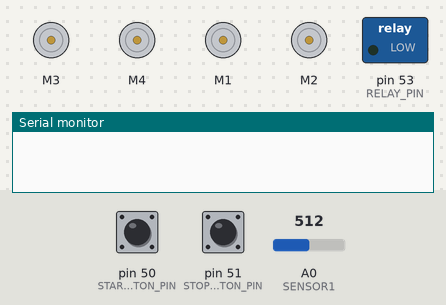
This sketch was run on a simulated Arduino Mega 2560, built with avr-gcc and run on an emulated ATmega2560. Shown: 4 × DC motor (green arrow = forward, orange = backward, longer = faster), switched loads named in the sketch (green lamp = pin HIGH), the last lines printed to the serial monitor. The test bench sets the inputs (shaded band); at power-on: pin 50 (START_BUTTON_PIN) HIGH, pin 51 (STOP_BUTTON_PIN) HIGH, A0 (SENSOR1) = 512.

Above: at 1.2 s.
1.3 s: pin 50 (START_BUTTON_PIN) pulled LOW for 0.15 s
4.4 s: pin 51 (STOP_BUTTON_PIN) pulled LOW for 0.15 s
6.0 s: pin 51 (STOP_BUTTON_PIN) pulled LOW for 1 s
At 9.0 s:
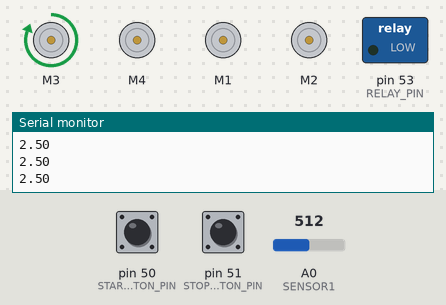
9.3 s: pin 51 (STOP_BUTTON_PIN) pulled LOW for 3.2 s
At 10.3 s:
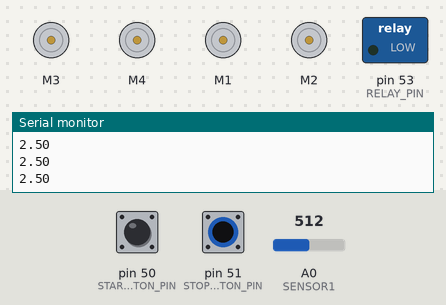
Timing chart, 0 to 12.3 s (numbered marks = the images above; inputs shaded):
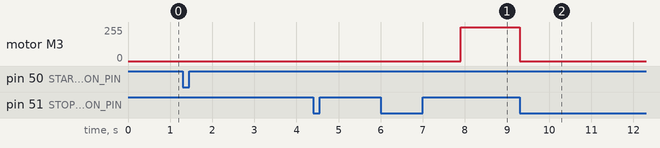

Measured:
- after the input at 6.0 s, motor M3: stopped → forward 255/255 after 1.9 s
- after the input at 9.3 s, motor M3: forward 255/255 → stopped at once

The sketch:

main.ino
```cpp
#include "state_machine.h"

StateMachine machine;

void setup() {
  Serial.begin(9600);
  machine.begin();
}

void loop() {
  machine.update();
}
```

motor.cpp
```cpp
#include "motor.h"

Motor::Motor(int channel) : motor(channel) {}

void Motor::forward() {
  motor.run(FORWARD);
}

void Motor::backward() {
  motor.run(BACKWARD);
}

void Motor::setSpeed(int speed) {
  motor.setSpeed(speed);
}

void Motor::stop() {
  motor.setSpeed(0);
}

void Motor::kill() {
  motor.setSpeed(0);
  motor.run(RELEASE);
}
```

motor.h
```cpp
#pragma once
#include <AFMotor.h>

class Motor {
public:
  Motor(int channel);
  void forward();
  void backward();
  void setSpeed(int speed);
  void stop();
  void kill();

private:
  AF_DCMotor motor;
};
```

state_machine.cpp
```cpp
#include "state_machine.h"
#include <Arduino.h>

#define START_BUTTON_PIN 50
#define STOP_BUTTON_PIN 51
#define SENSOR1 A0
#define SENSOR2 A1
#define C_PUMP_CH 3
#define D_PUMP_CH 4
#define MIXER_CH 1
#define PRESS_CH 2
#define RELAY_PIN 53

StateMachine::StateMachine()
  : currentState(STATE_A),
    previousState(STATE_COUNT),
    stateStart(0),
    started(false),
    hasRun(false),
    paused(false),
    pauseStart(0),
    lastStopPressed(false),
    c_pump(C_PUMP_CH),
    d_pump(D_PUMP_CH),
    motor_mixer(MIXER_CH),
    motor_press(PRESS_CH),
    sensor1(0),
    sensor2(0) {
  duration[STATE_A] = 5000;
  duration[STATE_B] = 20000;
  duration[STATE_B_2] = 20000;
  duration[STATE_C] = 10000;
  duration[STATE_D] = 10000;
  duration[STATE_E] = 300000;
  duration[STATE_F] = 14000;
  duration[STATE_G] = 15000;
  duration[STATE_H] = 50000;
}

void StateMachine::begin() {
  pinMode(START_BUTTON_PIN, INPUT_PULLUP);
  pinMode(STOP_BUTTON_PIN, INPUT_PULLUP);
  pinMode(RELAY_PIN, OUTPUT);
  digitalWrite(RELAY_PIN, LOW);
  c_pump.kill();
  d_pump.kill();
  motor_mixer.kill();
  motor_press.kill();
}

void StateMachine::update() {
  unsigned long now = millis();
  bool startPressed = (digitalRead(START_BUTTON_PIN) == LOW);
  bool stopPressed = (digitalRead(STOP_BUTTON_PIN) == LOW);

  if (!started && !hasRun && startPressed) {
    started = true;
    hasRun = true;
    paused = false;
    currentState = STATE_A;
    previousState = STATE_COUNT;
    stateStart = now;
  }

  if (started && stopPressed && !lastStopPressed) {
    if (!paused) {
      paused = true;
      pauseStart = now;
      kill();
    } else {
      paused = false;
      unsigned long pausedDuration = now - pauseStart;
      stateStart += pausedDuration;
      onEnter(currentState);
    }
  }

  lastStopPressed = stopPressed;

  if (!started) return;
  if (paused) return;

  if (currentState != previousState) {
    onExit(previousState);
    onEnter(currentState);
    previousState = currentState;
    stateStart = now;
  }

  if (now - stateStart >= duration[currentState]) {
    switch (currentState) {
      case STATE_A: currentState = STATE_B; break;
      case STATE_B: currentState = STATE_B_2; break;
      case STATE_B_2: currentState = STATE_C; break;
      case STATE_C: currentState = STATE_D; break;
      case STATE_D: currentState = STATE_E; break;
      case STATE_E: currentState = STATE_F; break;
      case STATE_F: currentState = STATE_G; break;
      case STATE_G: currentState = STATE_H; break;
      case STATE_H:
        onExit(STATE_H);
        kill();
        started = false;
        return;
      default:
        break;
    }
  }

  runState(currentState);
}

float StateMachine::read_sensor_1() {
  sensor1 = analogRead(SENSOR1);
  return sensor1 * (5.0 / 1024.0);
}

float StateMachine::read_sensor_2() {
  sensor2 = analogRead(SENSOR2);
  return sensor2 * (5.0 / 1024.0);
}

void StateMachine::kill() {
  c_pump.kill();
  d_pump.kill();
  motor_mixer.kill();
  motor_press.kill();
  digitalWrite(RELAY_PIN, LOW);
}

void StateMachine::onEnter(State s) {
  switch (s) {
    case STATE_A: break;
    case STATE_B: c_pump.forward(); break;
    case STATE_B_2: digitalWrite(RELAY_PIN, HIGH); break;
    case STATE_C: motor_mixer.forward(); break;
    case STATE_D: break;
    case STATE_E: break;
    case STATE_F: motor_press.backward(); break;
    case STATE_G: d_pump.forward(); break;
    case STATE_H: break;
    default: break;
  }
}

void StateMachine::runState(State s) {
  switch (s) {
    case STATE_A: Serial.println(read_sensor_1()); break;
    case STATE_B: c_pump.setSpeed(255); break;
    case STATE_B_2: break;
    case STATE_C: motor_mixer.setSpeed(255); break;
    case STATE_D: motor_mixer.setSpeed(150); break;
    case STATE_E: break;
    case STATE_F: motor_press.setSpeed(255); break;
    case STATE_G: d_pump.setSpeed(255); break;
    case STATE_H: Serial.println(read_sensor_2()); break;
    default: break;
  }
}

void StateMachine::onExit(State s) {
  switch (s) {
    case STATE_B: c_pump.kill(); break;
    case STATE_B_2: digitalWrite(RELAY_PIN, LOW); break;
    case STATE_D: motor_mixer.kill(); break;
    case STATE_E: break;
    case STATE_F: motor_press.kill(); break;
    case STATE_G: d_pump.kill(); break;
    case STATE_H: break;
    default: break;
  }
}
```

state_machine.h
```cpp
#pragma once
#include "motor.h"

class StateMachine {
public:
  enum State {
    STATE_A,
    STATE_B,
    STATE_B_2,
    STATE_C,
    STATE_D,
    STATE_E,
    STATE_F,
    STATE_G,
    STATE_H,
    STATE_COUNT
  };

  StateMachine();
  void begin();
  void update();

private:
  State currentState, previousState;
  unsigned long stateStart;
  unsigned long duration[STATE_COUNT];

  bool started;
  bool hasRun;
  bool paused;
  bool lastStopPressed;

  unsigned long pauseStart;

  Motor c_pump;
  Motor d_pump;
  Motor motor_mixer;
  Motor motor_press;

  int sensor1;
  int sensor2;

  float read_sensor_1();
  float read_sensor_2();
  void kill();
  void onEnter(State s);
  void runState(State s);
  void onExit(State s);
};
```
